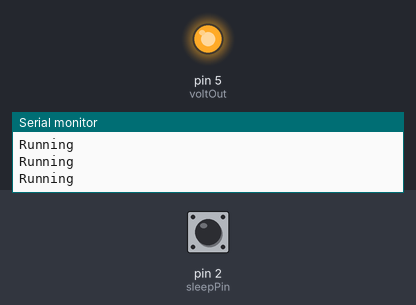
A sketch run on a simulated Arduino Uno, built with avr-gcc and run on an emulated ATmega328P. Parts: output pins drawn as LEDs (lit = HIGH), the last lines printed to the serial monitor. Dashed ring = blinking. Inputs (shaded band) come from the test bench; at power-on: pin 2 (sleepPin) LOW.

Above: at 1.2 s.
1.3 s: pin 2 (sleepPin) driven HIGH
At 1.9 s:
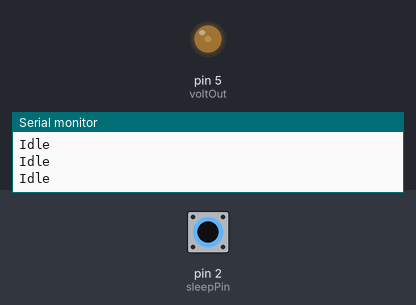
3.2 s: pin 2 (sleepPin) pulsed LOW 5 times (0.12 s each, 0.3 s apart)
At 3.48 s:
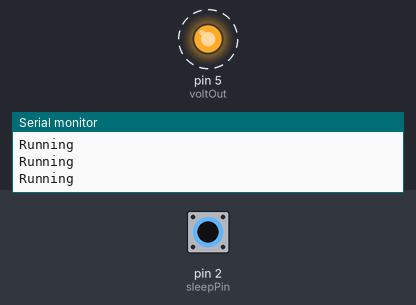
6.2 s: pin 2 (sleepPin) pulsed LOW 2 times (0.12 s each, 0.3 s apart)
At 6.9 s:
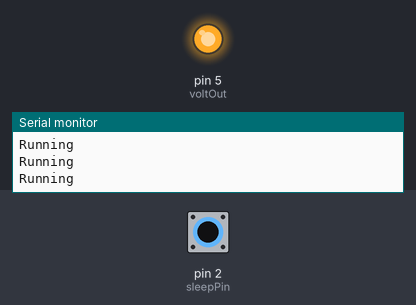
Timing chart, 0 to 9.2 s (numbered marks = the images above; inputs shaded):
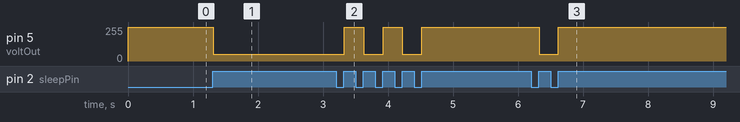

The sketch:

Interrupt_to_Idle.ino
```cpp
const int sleepPin = 2;
const int voltOut = 5;
volatile int state = 0;
bool buttonState = LOW;
float pwm = 0;

void buttonPressed();

void setup() {
  // put your setup code here, to run once:
  pinMode(voltOut, OUTPUT);
  pinMode(sleepPin, INPUT);
  attachInterrupt(digitalPinToInterrupt(sleepPin), buttonPressed, RISING);
  Serial.begin(9600);
}

void loop() {
  // put your main code here, to run repeatedly:
  if(state == 0) {
    pwm = 255;
    analogWrite(voltOut, pwm);
    Serial.println("Running");
  }
  if(state == 1) {
    pwm = 50;
    analogWrite(voltOut, pwm);
    Serial.println("Idle");
  }
  else if(state == 2) {
    state = 0;
  }
}

void buttonPressed() {

  static unsigned long last_interrupt_time = 0;
  unsigned long interrupt_time = millis();
  //If interrupts >200, assume bounce and ignore.
  if( interrupt_time - last_interrupt_time > 200)
  {
    state++;
  }
  last_interrupt_time = interrupt_time;

}
```

Measured:
- after the input at 1.3 s, pin 5 (voltOut): 255/255 → 50/255 at once
- after the input at 3.2 s, pin 5 (voltOut): alternates 255/255 for 0.30 s and 50/255 for 0.30 s, 5 changes in all, then stays 255/255, starting after 0.12 s
- after the input at 6.2 s, pin 5 (voltOut): 255/255 → 50/255 after 0.13 s, → 255/255 0.29 s later
